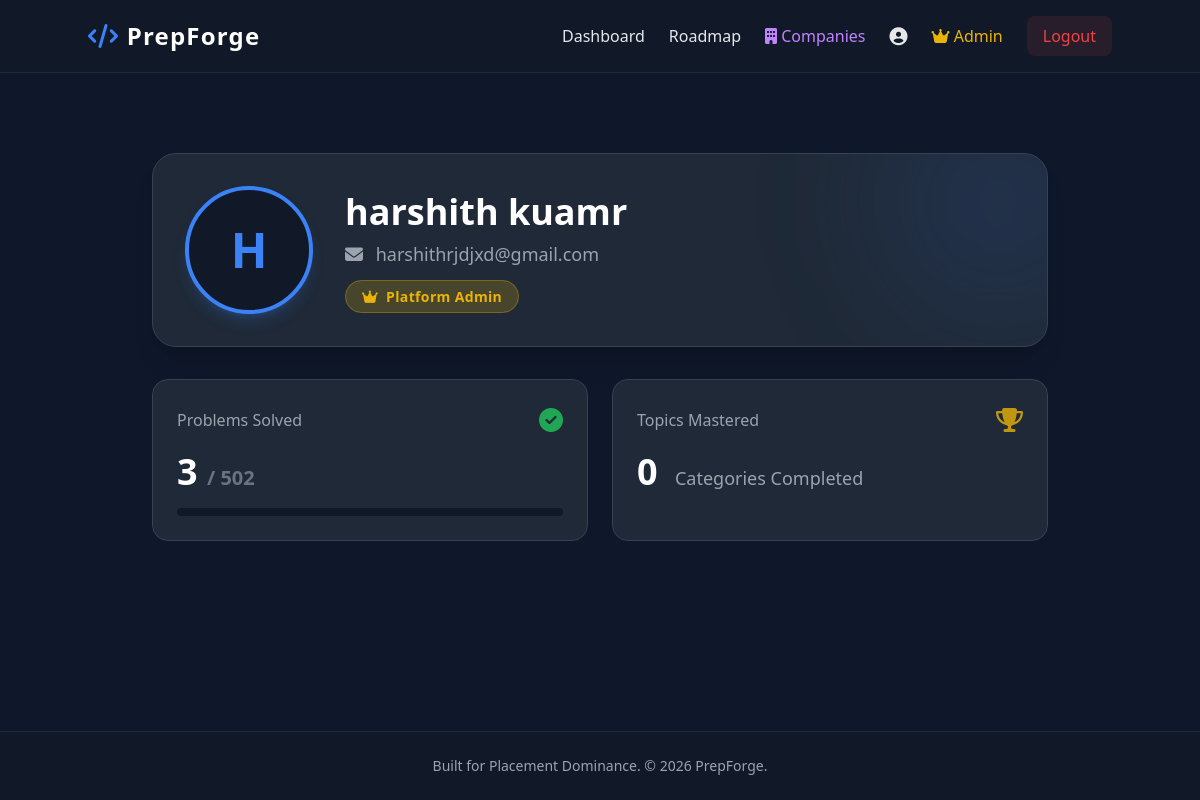
Screenshot of /profile (signed in) with the database file from the repository.
### tables this page shows
CREATE TABLE users (
                    id INTEGER PRIMARY KEY AUTOINCREMENT,
                    name TEXT NOT NULL,
                    email TEXT UNIQUE NOT NULL,
                    password TEXT NOT NULL,
                    is_admin BOOLEAN DEFAULT 0,
                    current_streak INTEGER DEFAULT 0,
                    last_active_date DATE
                 );

### app.py (the view)
@app.route('/profile')
@login_required
def profile():
    conn = get_db()
    user_id = session['user_id']
    user = conn.execute('SELECT * FROM users WHERE id = ?', (user_id,)).fetchone()
    total_probs = conn.execute('SELECT COUNT(*) FROM problems').fetchone()[0]
    solved_probs = conn.execute('SELECT COUNT(*) FROM user_progress WHERE user_id = ?', (user_id,)).fetchone()[0]
    topics = conn.execute('SELECT id FROM topics').fetchall()
    topics_completed = 0
    for t in topics:
        t_total = conn.execute('SELECT COUNT(*) FROM problems WHERE topic_id = ?', (t['id'],)).fetchone()[0]
        if t_total > 0:
            t_solved = conn.execute('''SELECT COUNT(*) FROM user_progress up
                                       JOIN problems p ON up.problem_id = p.id
                                       WHERE up.user_id = ? AND p.topic_id = ?''', (user_id, t['id'])).fetchone()[0]
            if t_total == t_solved:
                topics_completed += 1
    conn.close()
    progress = int((solved_probs / total_probs * 100) if total_probs > 0 else 0)
    return render_template('profile.html', user=user, solved=solved_probs, total=total_probs,
                           progress=progress, topics_completed=topics_completed)

### app.py (called while the page is built)
def get_db():
    conn = sqlite3.connect('database.db')
    conn.row_factory = sqlite3.Row
    return conn

def login_required(f):
    @wraps(f)
    def decorated_function(*args, **kwargs):
        if 'user_id' not in session:
            flash("Please log in to access this page.", "warning")
            return redirect(url_for('login'))
        return f(*args, **kwargs)
    return decorated_function

### templates/profile.html (shortened to what this page needs)
{% extends 'base.html' %}
{% block content %}
<div class="max-w-4xl mx-auto mt-12">
    <div class="bg-gray-800 rounded-3xl p-8 border border-gray-700 flex flex-col md:flex-row items-center gap-8 shadow-xl relative overflow-hidden">
        <div class="absolute top-0 right-0 w-64 h-64 bg-brand/10 rounded-full blur-3xl -mr-20 -mt-20 pointer-events-none"></div>
        <div class="w-32 h-32 bg-gray-900 rounded-full border-4 border-brand flex items-center justify-center shadow-lg shadow-brand/20 z-10">
            <span class="text-5xl font-bold text-brand uppercase">{{ user.name[0] }}</span>
        </div>
        <div class="text-center md:text-left z-10">
            <h1 class="text-4xl font-bold text-white mb-2">{{ user.name }}</h1>
            <p class="text-gray-400 text-lg mb-4"><i class="fas fa-envelope mr-2"></i> {{ user.email }}</p>
            {% if user.is_admin %}
                <span class="bg-yellow-500/20 text-yellow-500 px-4 py-1.5 rounded-full text-sm font-semibold tracking-wide border border-yellow-500/30">
                    <i class="fas fa-crown mr-1"></i> Platform Admin
                </span>
            {% endif %}
        </div>
    </div>
    <div class="grid grid-cols-1 md:grid-cols-2 gap-6 mt-8">
        <div class="bg-gray-800 p-6 rounded-2xl border border-gray-700 hover:border-brand/50 transition">
            <div class="flex justify-between items-center mb-4">
                <h3 class="text-gray-400 font-medium">Problems Solved</h3>
                <i class="fas fa-check-circle text-2xl text-green-500/80"></i>
            </div>
            <p class="text-4xl font-bold text-white">{{ solved }} <span class="text-xl text-gray-500">/ {{ total }}</span></p>
            <div class="w-full bg-gray-900 rounded-full h-2 mt-4">
            </div>
        </div>
        <div class="bg-gray-800 p-6 rounded-2xl border border-gray-700 hover:border-yellow-500/50 transition">
            <div class="flex justify-between items-center mb-4">
                <h3 class="text-gray-400 font-medium">Topics Mastered</h3>
                <i class="fas fa-trophy text-2xl text-yellow-500/80"></i>
            </div>
            <p class="text-4xl font-bold text-white">{{ topics_completed }} <span class="text-lg text-gray-400 font-normal ml-2">Categories Completed</span></p>
        </div>
    </div>
</div>
{% endblock %}

### rows the page displays
users: name "H", name "harshith kuamr", email "harshithrjdjxd@gmail.com"

### other values shown
{{ solved }} "3"
{{ total }} "502"
{{ topics_completed }} "0"
